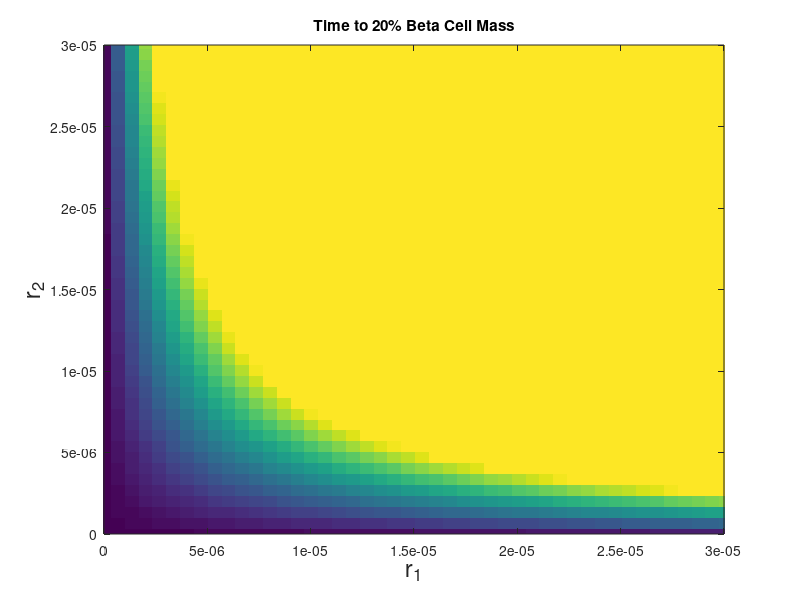

Here is the MATLAB script that generated this plot: (Note: this script raises an error after producing the figure.)
%% README: Boundary Detection and Heatmap Visualization
% This script loads two MATLAB data files containing simulation results
% of TTD (Time to disease) as a function of parameters r1 and r2.
%
% Part 1: Detects boundary points where TTD reaches 70 for the first time along each row.
% Part 2: Plots a heatmap of TTD values and overlays the detected boundary.
%
% Custom colormap is applied for better visualization.
% Author: [Your Name]
% Date: [Today's Date]

%% Clear workspace and load first data file
clc
clear
close all

% Load the first result file (used for boundary detection)
load('Mat Files/r1vsr2heatmap1e-05_vals.mat')

% Get dimensions of the TTD matrix
[num_rows, num_columns] = size(results.TTD);

% Initialize arrays to store boundary row and column indices
boundary_rows = [];
boundary_cols = [];

% Loop through the TTD matrix to detect where value changes to 70
for i = 1:num_rows
    for j = 2:num_columns  % Start from 2 to safely access (j-1)
        if results.TTD(i, j) == 70 && results.TTD(i, j-1) ~= 70
            boundary_rows = [boundary_rows; i];
            boundary_cols = [boundary_cols, j];
        end
    end
end

% Convert boundary indices to corresponding r1 and r2 values
r1vals_boundary = results.r1_vals(boundary_cols);
r2vals_boundary = results.r1_vals(boundary_rows);

% Optional quick plot of the boundary (commented out close all to keep figure)
plot(r1vals_boundary, r2vals_boundary, 'Color', 'r', 'LineWidth', 1.5)

close all

%% Load second file and plot heatmap
load('Mat Files/highRL0r1vsr2heatmap1e-05_vals.mat')

figure(1)
imagesc(results.r1_vals, results.r2vals, results.TTD);
hold on

% Set axes limits and labels
xlim([0 3e-5])
ylim([0 3e-5])
xlabel('r_1', 'FontSize', 17)
ylabel('r_2', 'FontSize', 17)
set(gca, 'YDir', 'normal')  % Standard axis orientation
title('Time to 20% Beta Cell Mass')
ax = gca;
ax.FontSize = 21;

% Overlay the detected boundary on the heatmap
plot(r1vals_boundary, r2vals_boundary, 'Color', 'r', 'LineWidth', 1.5)

%% Create and apply custom colormap
numColors = 100;

% Create color transitions
redValues = [linspace(1, 0, numColors/2), zeros(1, numColors/2)];
greenValues = [zeros(1, numColors/2), linspace(0, 1, numColors/2)];
blueValues = [linspace(0, 1, numColors/2), linspace(1, 0, numColors/2)];

% Assemble into colormap
customColorMap = [redValues', greenValues', blueValues'];

% Apply to current axes
colormap(gca, customColorMap);

% Display colorbar and set limits
colorbar;
clim([0, 70]);

% Resize figure
set(gcf, 'Position', [0 0 650 400])
